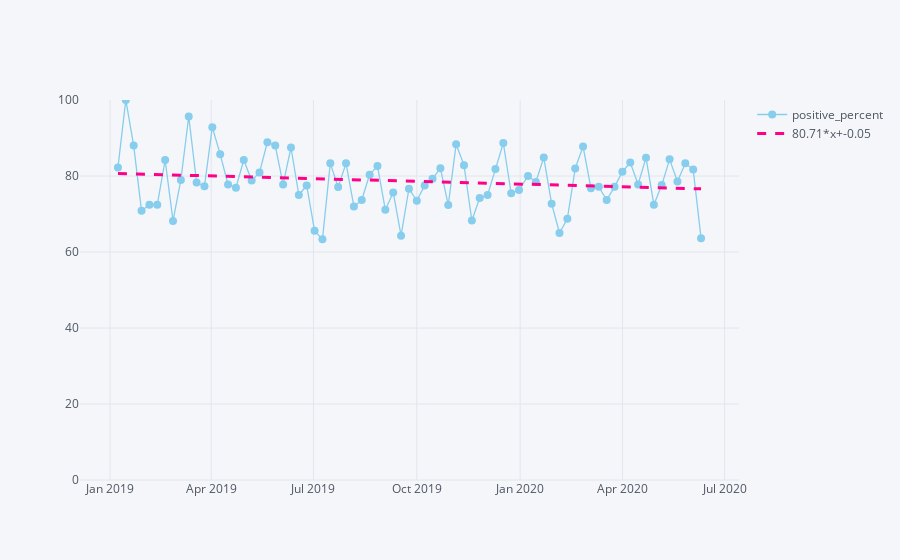

The cell this chart's notebook holds for it:
### Code cell
date_eval2 = aspectTimesSeries(data,token_column='retailer',aspect= 'homedepot')
timesSeriesVisualization(date_eval2)
